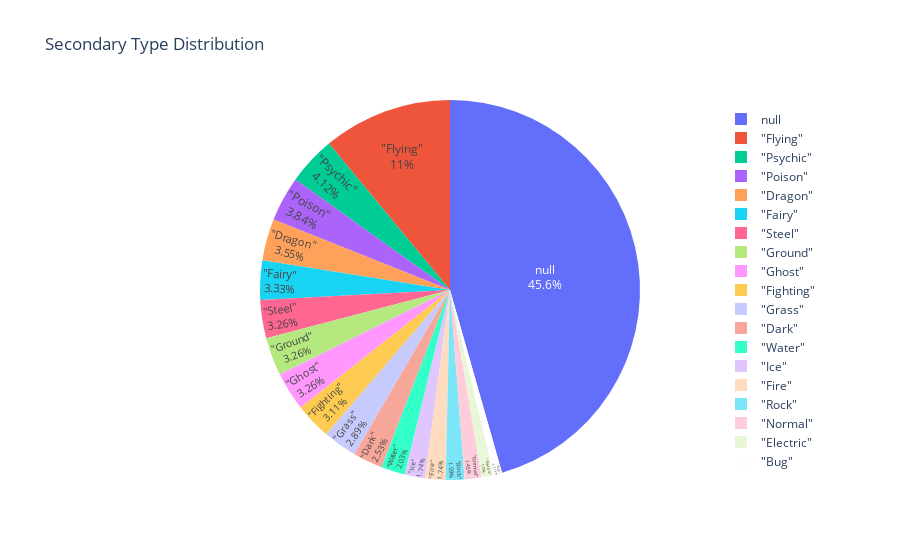

The cell this chart's notebook holds for it:
### Code cell
fig = px.pie(df, names='Secondary Type', title='Secondary Type Distribution')
fig.update_traces(textposition='inside', textinfo='percent+label')
fig.update_layout(legend=dict(orientation="v", yanchor="middle", y=0.5, xanchor="right", x=1))
fig.show()

### Figure 1 — Plotly figure (JSON) as saved in the notebook; plotly's stock layout.template omitted (floating-point values rounded to 4 significant figures; data arrays with more than 128 entries replaced by an {"elided": "..."} marker saying what was removed)
{"data": [{"domain": {"x": [0, 1], "y": [0, 1]}, "hovertemplate": "Secondary Type=%{label}<extra></extra>", "labels": {"elided": "1382 str values"}, "legendgroup": "", "name": "", "showlegend": true, "textinfo": "percent+label", "textposition": "inside", "type": "pie"}], "layout": {"legend": {"orientation": "v", "tracegroupgap": 0, "x": 1, "xanchor": "right", "y": 0.5, "yanchor": "middle"}, "title": {"text": "Secondary Type Distribution"}}}
